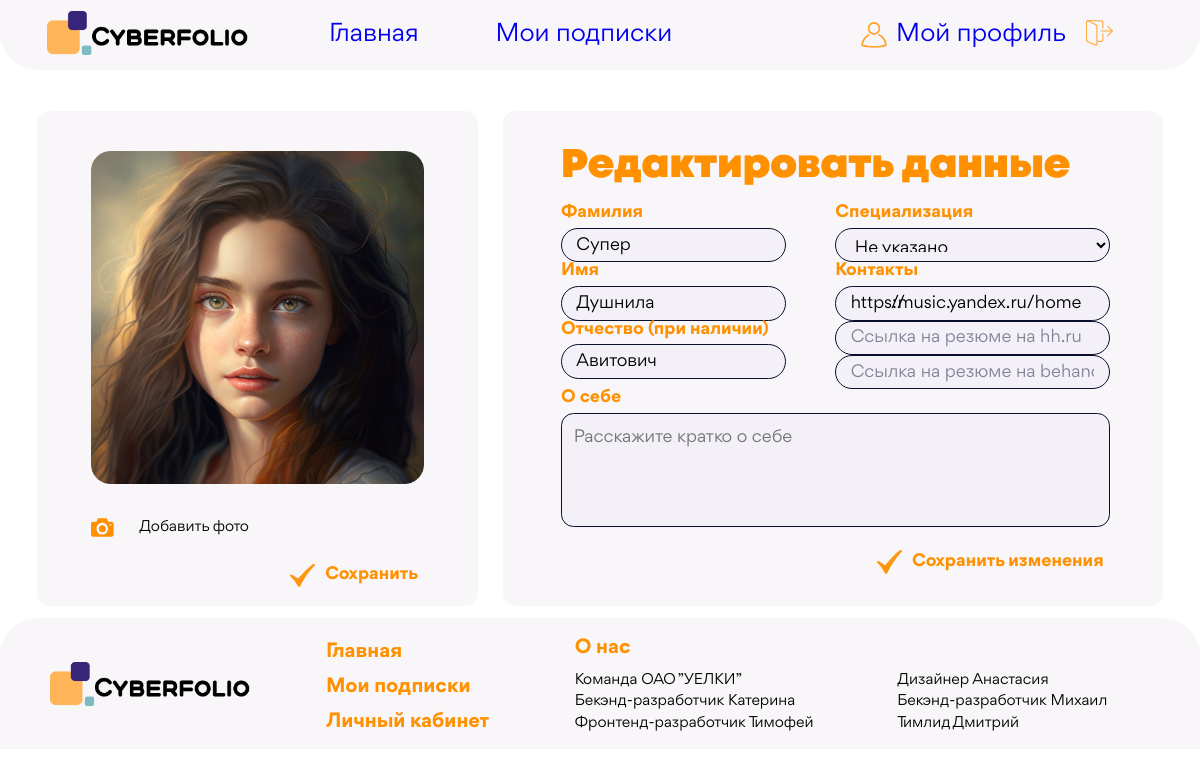
The page /profile/cvbnm/edit (signed in) on the database its author committed.
### Accounts/models.py (models this page shows, shortened)
class User(AbstractUser):
    sur_sur_name = models.CharField(max_length=20, verbose_name="Фамилия",blank=True)
    slug = models.SlugField(verbose_name='Слаг', unique=True)
    descriptions = models.TextField(max_length=300, verbose_name='Описание',blank=True)
    email = models.EmailField(verbose_name='Почта',blank=True)
    spec = models.ForeignKey('Specs', db_index=True, on_delete=models.PROTECT, verbose_name="Специализация",blank=True, default=1)
    photo = models.ImageField(upload_to=user_directory_path, blank=True, verbose_name="Фото")
    time_create = models.DateTimeField(auto_now_add=True, verbose_name="Время создания")
    vk_url = models.URLField(max_length=128, blank=True, verbose_name='VK')
    hh_url = models.URLField(max_length=128,blank=True, verbose_name='HH')
    behance_url = models.URLField(max_length=128,blank=True,verbose_name='BH')
    class Meta:
        verbose_name = 'Юзер'
        verbose_name_plural = 'Юзеры'
        ordering = ['id']

### Accounts/views.py (the view, shortened to what this page needs)
# urls.py: path('profile/<slug:slug>/edit', ProfileUpdateView.as_view(), name='editProfile'),
class ProfileUpdateView(UpdateView):
    model = User
    enctype = "multipart/form-data"
    fields = ['first_name', 'last_name', 'sur_sur_name', 'spec', 'vk_url', 'hh_url', 'behance_url', 'descriptions', 'photo']
    template_name = 'profile_settings1.html'
    def get(self, request, *args, **kwargs):
        slug = self.kwargs.get(self.slug_url_kwarg, None)
        user_profile = get_object_or_404(User, slug=slug)
        if request.user.is_authenticated:
            if user_profile.id == request.user.id:
                self.object = self.get_object()
                return super().get(request, *args, **kwargs)
        raise PermissionDenied()

### Accounts/models.py (called while the page is built)
    def __str__(self):
        return self.name

### templates/profile_settings1.html (shortened to what this page needs)
{% extends 'base.html' %}
{% load widget_tweaks %}
{% load static %}
{% block css %}
    <link rel="stylesheet" href="{% static 'css/normalize.css' %}">
    <link rel="stylesheet" href="{% static 'css/general_styles.css' %}">
    <link rel="stylesheet" href="{% static 'css/profile_styles.css' %}">
    <link href = "{% static 'fonts/stylesheet.css' %}" rel = "stylesheet" type = "text/css" />
{% endblock %}
{% block content %}
    <section class="main-section">
        <div class="container main-container">
            <div class="photo-container">
                {% if user.photo %}
                   <img src="{{ user.photo.url}}" alt="">
                {% else %}
                <img src="{% static '/images/user-image.png' %}" alt="">
                {% endif %}
                <form action="" autocomplete method="POST" enctype="multipart/form-data" class="add-image-form">
                    <div class="input-wrapper">
                        <img src="{% static '/images/photo-icon.svg' %}" alt="" class="add-photo-icon">
                        <label for="input_file" class="input-photo-label">Добавить фото</label>
                    </div>
                    <div class="submit-section photo-submit-section">
                        <img src="{% static '/images/galochka.svg' %}" alt="" class="galochka-icon">
                        <input type="submit" value="Сохранить" class="save-button">
                    </div>
                </form>
            </div>
            <div class="redactor-container">
                <h1 class="redactor-heading">Редактировать данные</h1>
                <form action="" autocomplete method="POST" class="information-form">
                    <div class="colum-fields">
                        <div class="colum first-colum">
                        <div class="input-heading">Фамилия</div>
                        {% render_field form.last_name class="input first-input" %}
                        <div class="input-heading">Имя</div>
                        {% render_field form.first_name class="input first-input" %}
                        <div class="input-heading">Отчество (при наличии)</div>
                        {% render_field form.sur_sur_name class="input first-input" %}
                        </div>
                        <div class="colum second-colum">
                        <div class="input-heading">Специализация</div>
                            {% render_field form.spec class="input secon-input" %}
                        <div class="input-heading">Контакты</div>
                        {% render_field form.vk_url placeholder="Ссылка на вк" class="input secon-input" %}
                        {% render_field form.hh_url placeholder="Ссылка на резюме на hh.ru" class="input secon-input" %}
                        {% render_field form.behance_url placeholder="Ссылка на резюме на behance" class="input secon-input" %}
                        </div>
                    </div>
                    <strong class="input-heading textarea-heading">О себе</strong>
                    {% render_field form.descriptions placeholder="Расскажите кратко о себе" class="textarea" %}
                    <div class="submit-section info-submit-section">
                        <img src="{% static '/images/galochka.svg' %}" alt="" class="galochka-icon">
                        <input type="submit" value="Сохранить изменения" class="save-button">
                    </div>
                </form>
            </div>
        </div>
    </section>
{% endblock %}

### Accounts/static/css/general_styles.css (style rules this page uses)
body { background-image: url(../images/background.png); background-size: cover; background-repeat: no-repeat; }
input { text-decoration: none; border: 0px; color: #000000; }
img { max-width: 100%; }
html { font-family: "Gordita"; }
* { box-sizing: border-box; }
.container { max-width: 100%; margin: 0; }
h1 { margin: 0; }
.input::placeholder { color: #828396; }
.input { border: 0.15vw solid #090E2B; border-radius: 4.01vw; padding: 0.78vw 1.198vw; transition: 0.3s box-shadow, 0.3s border-color; background: #f3f0f8; font-style: normal; font-weight: 400; font-size: 1.8vw; line-height: 1.354vw; }
.textarea { width: 100%; box-sizing: border-box; height: 6.25vw; background: #F3F0F8; border: 0.15vw solid #090E2B; border-radius: 1.04vw; font-family: 'Gordita'; font-style: normal; font-weight: 400; font-size: 1.45vw; line-height: 1.56vw; color: #828396; margin-bottom: 1.45vw; padding: 1.35vw 1.25vw 1.35vw 1.25vw; }

### Accounts/static/css/profile_styles.css (style rules this page uses)
body { background: url(../images/Frame12.png) cover no-repeat; }
.main-container { display: flex; justify-content: center; margin-top: 3.4375vw; margin-bottom: 1.04vw; display: flex; }
.photo-container { display: flex; flex-direction: column; width: 36.719vw; height: 41.198vw; background-color: #f8f6f8; padding: 3.28vw 4.479vw 1.198vw 4.479vw; border-radius: 1.09375vw; }
.galochka-icon { margin-right: 0.3125vw; width: 2.0833vw; }
.submit-section { display: flex; align-items: center; justify-content: end; margin-left: auto; }
.input-wrapper { margin-top: 2.86458vw; display: flex; align-items: center; }
.add-photo-icon { height: 1.5625vw; width: 1.946875vw; margin-right: 2.0833vw; }
.redactor-container { margin-left: 2.0833vw; width: 55%; max-height: 41.198vw; background-color: #f8f6f8; padding: 2.4479vw 4.427vw 0.9896vw 4.84375vw; border-radius: 1.09375vw; }
.redactor-heading { font-family: "Mont"; font-weight: 900; font-size: 3.3333vw; margin-top: 0px; margin-bottom: 1.042vw; line-height: 4.271vw; color: #ff9000; }
.save-button { background-color: #f8f6f8; font-weight: 700; font-size: 1.4583vw; line-height: 1.5625vw; color: #ff9000; border: none; cursor: pointer; }
.input-photo-label { font-style: normal; font-weight: 400; font-size: 1.25vw; line-height: 1.3541667vw; cursor: pointer; }
.input-heading { font-weight: 700; font-size: 1.4583vw; color: #ff9000; margin-bottom: 0.416667vw; line-height: 1.5625vw; }
.colum { display: flex; flex-direction: column; }
.colum:not(:last-child) { margin-right: 3.64583vw; }
.first-colum { width: 41%; }
.second-colum { width: 50%; margin-left: auto; }
.colum-fields { display: flex; }
.secon-input { font-size: 1.4583vw; line-height: 1.5625vw; height: 2.8646vw; width: 100%; }
.first-input { font-size: 1.4583vw; line-height: 1.5625vw; height: 2.8646vw; width: 100%; }
.textarea-heading { display: block; }
.textarea { font-weight: 400; font-size: 1.4583vw; line-height: 1.5625vw; color: #828396; background: #f3f0f8; resize: none; height: 9.53125vw; width: 100%; border: 0.15625vw solid #090e2b; padding: 1.25vw 0.98958vw; border-radius: 1.041667vw; transition: 0.3s box-shadow, 0.3s border-color; }
.photo-submit-section { margin-top: 2.2396vw; }

### rows shown on the page
User: last_name "Супер", first_name "Душнила", sur_sur_name "Авитович", spec "Не указано", vk_url "https://music.yandex.ru/home"
